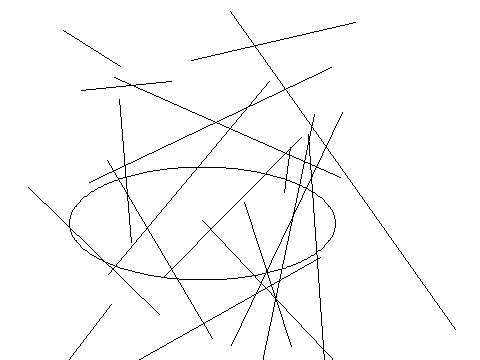

This figure's Python source:
from PIL import Image, ImageDraw
image1 = Image.new('RGB', (480, 360), '#ffffff')
draw = ImageDraw.Draw(image1)
c=[69,167,335,280]
draw.ellipse(c,'#ffffff','#000000')
c=[29,57,84,38]
draw.ellipse(c,'#ffffff','#000000')
c=[81,377,132,297]
draw.ellipse(c,'#ffffff','#000000')
c=[160,220,189,28]
draw.ellipse(c,'#ffffff','#000000')
c=[30,10,11,49]
draw.ellipse(c,'#ffffff','#000000')
c=[21,445,327,333]
draw.ellipse(c,'#ffffff','#000000')
c=[383,182,17,228]
draw.ellipse(c,'#ffffff','#000000')
c=[435,447,340,13]
draw.ellipse(c,'#ffffff','#000000')
c=[230,276,348,112]
draw.ellipse(c,'#ffffff','#000000')
c=[405,335,262,56]
draw.ellipse(c,'#ffffff','#000000')
c=[195,71,3,82]
draw.ellipse(c,'#ffffff','#000000')
c=[11,436,65,274]
draw.ellipse(c,'#ffffff','#000000')
c=[249,118,321,109]
draw.ellipse(c,'#ffffff','#000000')
c=[312,222,37,3]
draw.ellipse(c,'#ffffff','#000000')
c=[188,169,92,352]
draw.ellipse(c,'#ffffff','#000000')
c=[204,288,225,175]
draw.ellipse(c,'#ffffff','#000000')
l=[28,187,159,314]
draw.line(l,'#000000')
l=[340,177,114,77]
draw.line(l,'#000000')
l=[28,422,320,257]
draw.line(l,'#000000')
l=[89,182,331,67]
draw.line(l,'#000000')
l=[120,66,63,30]
draw.line(l,'#000000')
l=[284,192,290,147]
draw.line(l,'#000000')
l=[455,329,230,11]
draw.line(l,'#000000')
l=[269,81,108,274]
draw.line(l,'#000000')
l=[301,137,163,277]
draw.line(l,'#000000')
l=[431,464,202,220]
draw.line(l,'#000000')
l=[324,361,308,134]
draw.line(l,'#000000')
l=[191,60,355,22]
draw.line(l,'#000000')
l=[81,90,171,81]
draw.line(l,'#000000')
l=[260,371,314,114]
draw.line(l,'#000000')
l=[131,242,119,99]
draw.line(l,'#000000')
l=[35,403,111,304]
draw.line(l,'#000000')
l=[291,346,244,202]
draw.line(l,'#000000')
l=[107,160,212,338]
draw.line(l,'#000000')
l=[342,112,231,345]
draw.line(l,'#000000')
image1.save('Artist95.png')